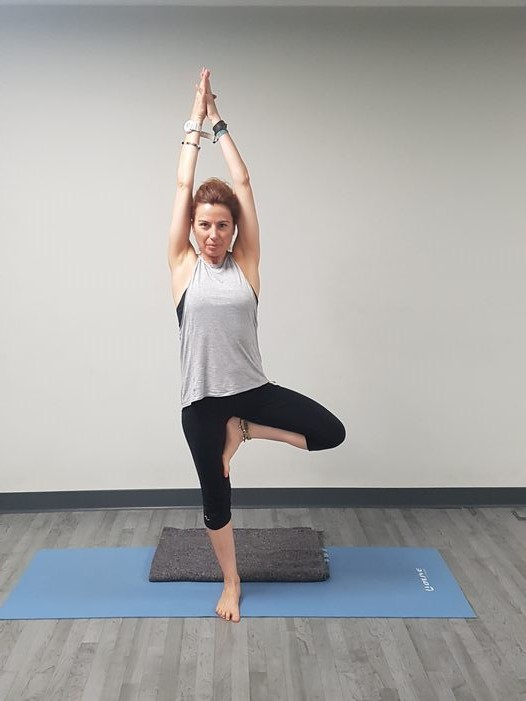
#> input picture OpenPose/images/vrkasana1.jpg, 526 x 701 px
$ python CompareSkeletons.py
#> lines starting #> are read from the running program, lines starting #| are printed output that depends on the picture; after the words box and inside, x2 and y2 are one past the last pixel; in counts of white or black regions, pixels touching at a corner belong together; long printed decimals are rounded
import cv2
import numpy as np

INF = 1000000

POSE_PAIRS_ORIGINAL = [[0, 1], [1, 2], [2, 3], [3, 4], [1, 5], [5, 6], [6, 7], [1, 14], [14, 8], [8, 9], [9, 10], [14, 11], [11, 12], [12, 13]]
# Connected nodes information to check
POSE_PAIRS = [[8, 9], [11, 12], [9, 10], [12, 13], [1, 14], [2, 3], [5, 6], [3, 4], [6, 7], [0, 1]]

# Messages acording to area
messages = {0: "Move your head",
            2: "Move your right elbow",
            3: "Move your right hand",
            5: "Move your left elbow",
            6: "Move your left hand",
            1: "Move your brust",
            8: "Move your right knee",
            9: "Move your right feet",
            11: "Move your left knee",
            12: "Move your left feet"}


def get_angle(p0, p1, p2):
    v0 = np.array(p0) - np.array(p1)
    v1 = np.array(p2) - np.array(p1)
    angle = np.math.atan2(np.linalg.det([v0,v1]),np.dot(v0,v1))
    return np.degrees(angle)

def get_axis(p0, p1, p2):
    v0 = np.array(p0) - np.array(p1)
    v1 = np.array(p2) - np.array(p1)
    v2 = v0 + v1
    return v2[1]/v2[0]

# 0
#points_1 = [(205, 93), (205, 160), (166, 160), (146, 93), (195, 40), (244, 174), (273, 93), (225, 40), (185, 334), (195, 441), (215, 549), (234, 321), (332, 374), (225, 374), (205, 254)]

# Aleix
#points_2 = [(208, 73), (208, 125), (166, 125), (153, 83), (194, 41), (236, 125), (250, 83), (208, 41), (194, 229), (222, 333), (236, 406), (236, 219), (306, 250), (250, 313), (208, 177)]

# 1
#points_1 = [(205, 182), (205, 243), (171, 259), (182, 182), (194, 106), (240, 259), (240, 182), (217, 121), (194, 396), (205, 487), (228, 579), (251, 380), (331, 426), (240, 426), (217, 320)]

# 3
#points_2 = [(146, 110), (146, 165), (124, 187), (139, 110), (139, 66), (176, 176), (169, 110), (154, 66), (139, 286), (146, 374), (154, 451), (176, 275), (235, 319), (169, 308), (154, 231)]

# Aleix1
#points_1 =  [(250, 62), (250, 114), (208, 135), (153, 156), (166, 208), (278, 156), (278, 198), (292, 219), (222, 240), (222, 333), (236, 406), (264, 229), (333, 260), (278, 333), (236, 187)]

# Aleix6
#points_2 =  [(180, 62), (194, 114), (153, 146), (111, 187), (69, 229), (236, 135), (264, 177), (292, 219), (222, 240), (222, 333), (236, 406), (264, 229), (320, 229), (389, 271), (222, 187)]

# Aleix7
points_1 =  [(236, 62), (236, 114), (208, 146), (194, 198), (194, 250), (278, 135), (292, 198), (292, 250), (222, 250), (236, 323), (236, 406), (264, 250), (264, 323), (278, 406), (250, 198)]

# Aleix9
#points_2 =  [(264, 73), (250, 114), (222, 135), (194, 198), (194, 250), (278, 146), (292, 198), (292, 250), (222, 250), (236, 323), (236, 406), (264, 250), (264, 323), (278, 406), (250, 198)]

# Aleix10
points_2 =  [(166, 52), (180, 104), (153, 135), (125, 198), (97, 250), (222, 135), (250, 177), (292, 229), (208, 240), (222, 333), (236, 417), (250, 229), (306, 281), (375, 333), (208, 187)]


# Aleix19
#points_1 =  [(236, 62), (236, 114), (208, 135), (166, 166), (139, 219), (278, 146), (306, 198), (306, 250), (222, 250), (236, 333), (236, 406), (264, 250), (264, 323), (278, 406), (250, 198)]
# Aleix20
#points_2 =  [(236, 62), (236, 114), (208, 146), (166, 177), (180, 219), (278, 146), (306, 198), (306, 250), (222, 250), (236, 323), (236, 406), (264, 250), (264, 323), (278, 406), (250, 198)]


frame = cv2.imread("./images/vrkasana1.jpg")
#> frame is the input picture: shape (701, 526, 3); mean B, G, R 165.3, 166.6, 167
frameCopy = np.copy(frame)
frameWidth = frame.shape[1]
#> frameWidth = 526
frameHeight = frame.shape[0]
#> frameHeight = 701
threshold = 0.1
cv2.circle(frame, (200,300), 600, (255, 255, 255), thickness=-1, lineType=cv2.FILLED)
#> frame: shape (701, 526, 3); every value is 255

corrections = {}
directions = {}
worst = []

# Calculate diferences in inclination for all connections
for pair in POSE_PAIRS:
    partA = pair[0]
    partB = pair[1]

    if points_1[partA] and points_1[partB] and points_2[partA] and points_2[partB]:

        # Calculate inclinations
        deltaY_1 = (points_1[partA][0] - points_1[partB][0])
        if (abs(deltaY_1) > 0.0000005) :
            incl_1 = (points_1[partA][1] - points_1[partB][1]) / deltaY_1
        else:
            incl_1 = INF
        deltaY_2 = (points_2[partA][0] - points_2[partB][0])
        if (abs(deltaY_2) > 0.0000005) :
            incl_2 = (points_2[partA][1] - points_2[partB][1]) / deltaY_2
        else:
            incl_2 = INF

        if (incl_1 != 0):
            diff = abs((incl_1 - incl_2)/incl_1)
        else:
            diff = abs(incl_1 - incl_2)

        # See if the segments are too different
        if partA == 8 or partA == 11:
            thr = 0.7
        else:
            thr = 0.5
        if diff > thr:
            print("Massa diferent en el punt ", partA, " : ", partB )
            corrections[partA] = 1

            # In which direction should be corrected?
            if (partA, partB) == (0,1) or (partA, partB) == (1,14):
                # pivota respecte a B
                p0 = np.array([points_1[partA][0], points_1[partA][1]])
                p1 = np.array([points_1[partB][0], points_1[partB][1]])
                p2 = np.array([points_2[partA][0], points_2[partA][1]])
                p3 = np.array([points_2[partB][0], points_2[partB][1]])

                v0 = p0 - p1
                v1 = p2 - p3
                v2 = v0 + v1

                a = abs(np.math.atan2(np.linalg.det([v0,v1]),np.dot(v0,v1)))
                worst.append((a, partA))

                if abs(v2[1]/v2[0]) < 1: # Verticals - inclements en les Y
                    if p0[1] - p1[1] - p2[1] + p3[1] < 0:
                        directions[partA] = "higher."
                    else:
                        directions[partA] = "lower."
                else: # Horitzontals - increments en les X
                    if p0[0] - p1[0] - p2[0] + p3[0] < 0:
                        directions[partA] = "to the right."
                    else:
                        directions[partA] = "to the left."

            else:
                # pivota respecte a A
                p0 = np.array([points_1[partB][0], points_1[partB][1]])
                p1 = np.array([points_1[partA][0], points_1[partA][1]])
                p2 = np.array([points_2[partB][0], points_2[partB][1]])
                p3 = np.array([points_2[partA][0], points_2[partA][1]])

                #a = get_angle(p0, p1, p2)
                #print("Angle entre ", partA, " y ", partB, " es ", a)
                #print("La incl interna mitja es ", get_axis(p0, p1, p2))
                v0 = p0 - p1
                v1 = p2 - p3
                v2 = v0 + v1

                a = abs(np.math.atan2(np.linalg.det([v0,v1]),np.dot(v0,v1)))
                worst.append((a, partA))

                if abs(v2[1]/v2[0]) < 1: # Verticals
                    if p0[1] - p1[1] - p2[1] + p3[1] < 0:
                        directions[partA] = "higher."
                    else:
                        directions[partA] = "lower."
                else: # Horitzontals
                    if p0[0] - p1[0] - p2[0] + p3[0] < 0:
                        directions[partA] = "to the right."
                    else:
                        directions[partA] = "to the left."


        else:
            corrections[partA] = 0


        # PRINT CHIVATO #
        pA0 = points_1[partA][0] + points_2[14][0] - points_1[14][0]
        pA1 = points_1[partA][1] + points_2[14][1] - points_1[14][1]
        pB0 = points_1[partB][0] + points_2[14][0] - points_1[14][0]
        pB1 = points_1[partB][1] + points_2[14][1] - points_1[14][1]

        cv2.line(frame, (pA0, pA1), (pB0, pB1), (200, 80, 80), 2)
        cv2.circle(frame, (pA0, pA1), 8, (255, 0, 0), thickness=-1, lineType=cv2.FILLED)

        cv2.line(frame, points_2[partA], points_2[partB], (40, 200, 40), 2)
        cv2.circle(frame, points_2[partA], 8, (0, 255, 0), thickness=-1, lineType=cv2.FILLED)
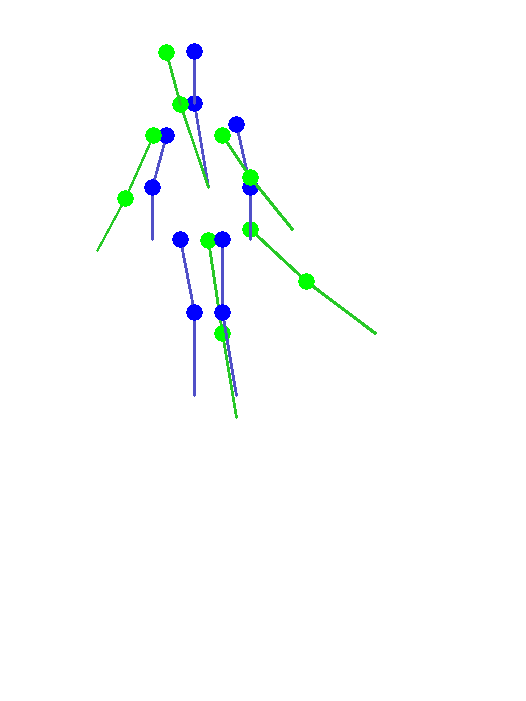
#> frame: shape (701, 526, 3); mean B, G, R 252.4, 252.6, 250.5
#> after the loop, corrections = 10 items; directions = {11: 'to the right.', 9: 'to the right.', 12: 'to the right.', 1: 'to the left.', 5: 'to the right.', 3: 'to the left.', 6: 'to the right.', 0: 'to the left.'}; worst = [(0.822, 11), (0.165, 9), (0.758, 12), (0.16, 1), (0.369, 5), (0.494, 3), (0.679, 6), (0.263, 0)]


cv2.imshow('Output-Skeleton', frame)
cv2.imwrite('Output-Skeleton-C.jpg', frame)

cv2.waitKey(1)

worst.sort()
print(worst)
#| [(0.1602, 1), (0.1651, 9), (0.263, 0), (0.3693, 5), (0.4939, 3), (0.6794, 6), (0.7579, 12), (0.8224, 11)]
print(messages[worst[-1][1]], directions[worst[-1][1]])
#| Move your left knee to the right.

# [4 lines of commented-out code are left out]


$ run again, with OpenPose/images/vrkasana2.jpg copied over OpenPose/images/vrkasana1.jpg
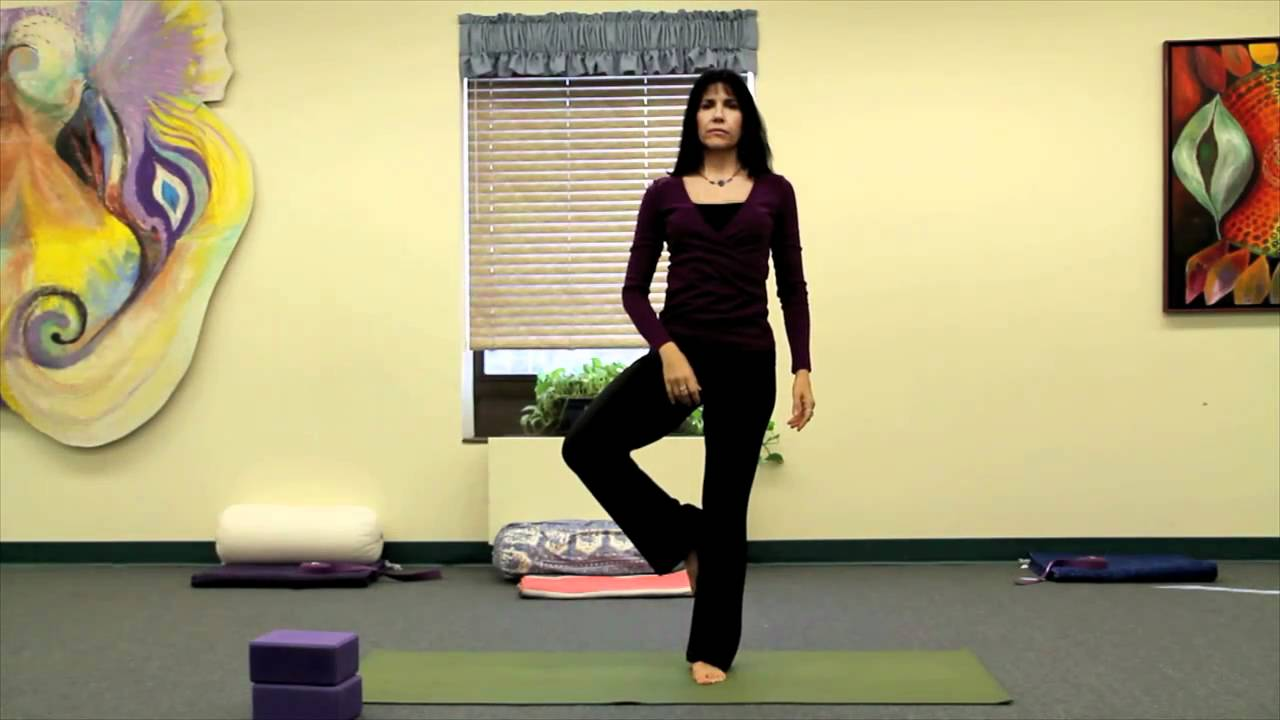
#> input picture OpenPose/images/vrkasana2.jpg, 1280 x 720 px
#> frame is the input picture: shape (720, 1280, 3); mean B, G, R 121.4, 159.2, 167.8
#> `cv2.circle(frame, (200,300), 600, (255, 255, 255), thickness=-1, lineT..`:
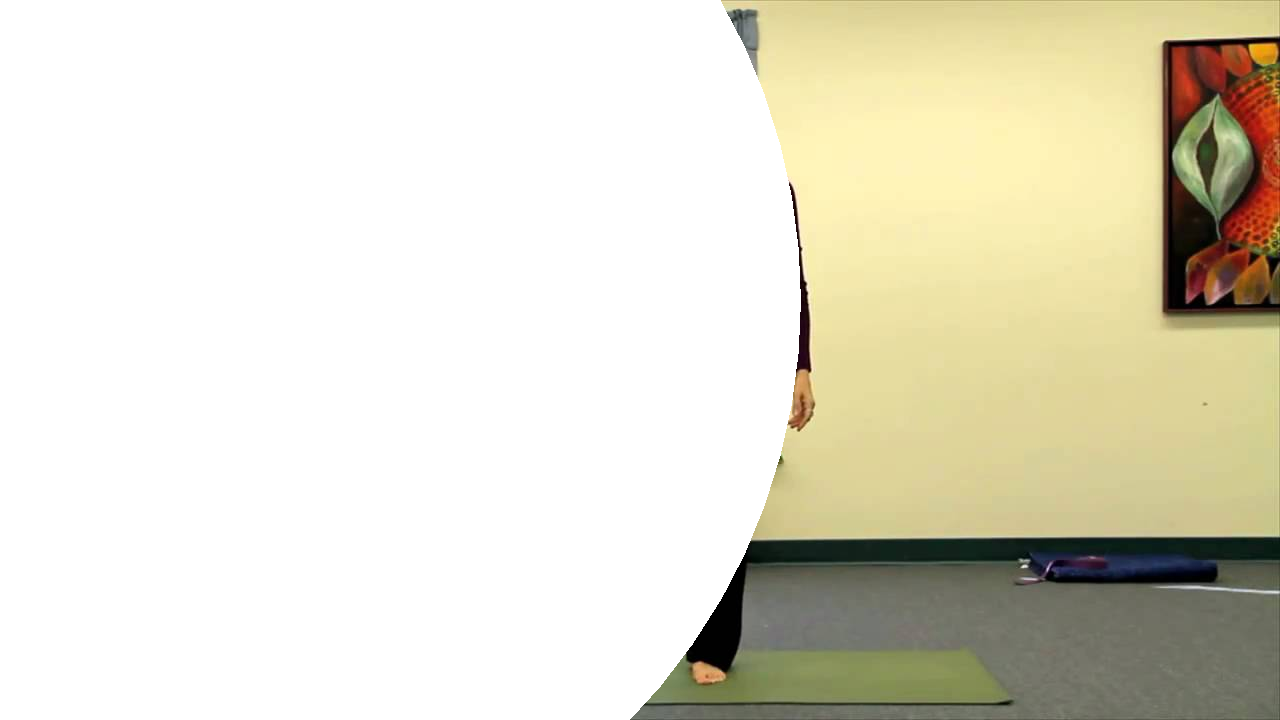
#> frame: shape (720, 1280, 3); mean B, G, R 203.6, 221.2, 224.9
#> after the loop `for pair in POSE_PAIRS:`:
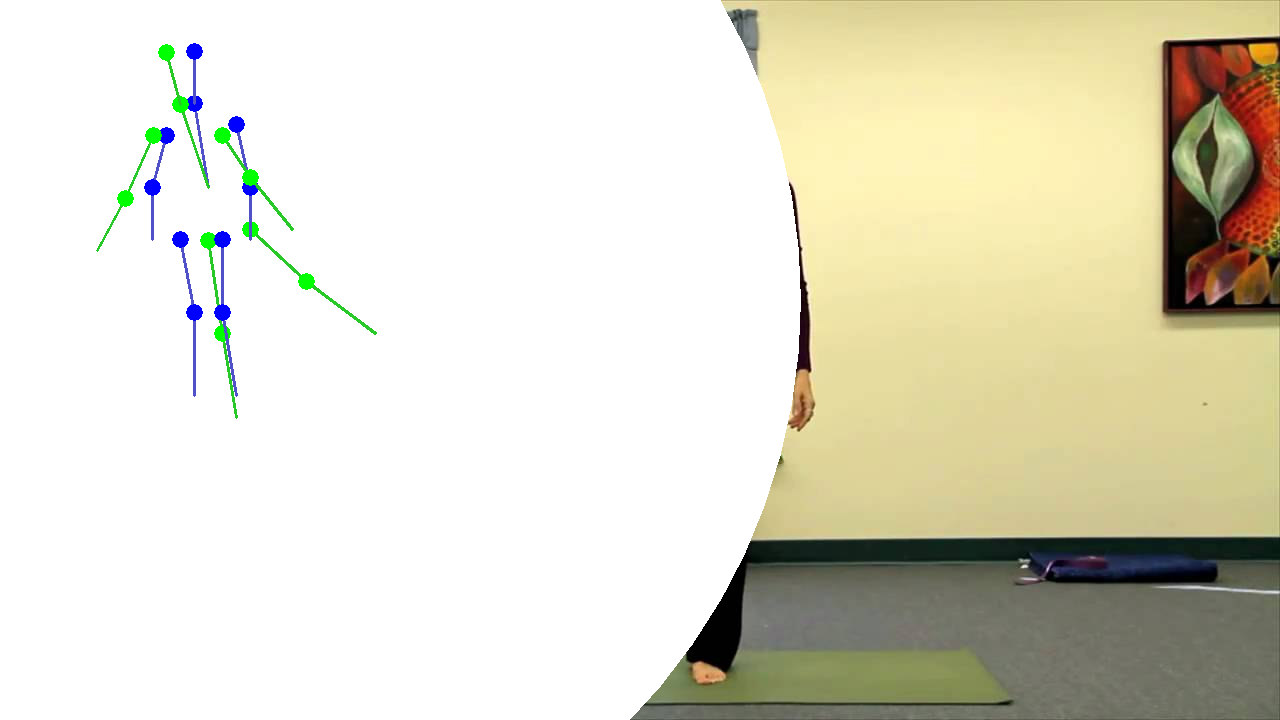
#> frame: shape (720, 1280, 3); 0.8% of pixels changed, all inside (x1, y1, x2, y2) = (96, 43, 377, 419)
#> after the loop `for pair in POSE_PAIRS:`: corrections = 10 items; directions = {11: 'to the right.', 9: 'to the right.', 12: 'to the right.', 1: 'to the left.', 5: 'to the right.', 3: 'to the left.', 6: 'to the right.', 0: 'to the left.'}; worst = [(0.822, 11), (0.165, 9), (0.758, 12), (0.16, 1), (0.369, 5), (0.494, 3), (0.679, 6), (0.263, 0)]
#| [(0.1602, 1), (0.1651, 9), (0.263, 0), (0.3693, 5), (0.4939, 3), (0.6794, 6), (0.7579, 12), (0.8224, 11)]
#| Move your left knee to the right.

$ run again, with OpenPose/images/squats.jpg copied over OpenPose/images/vrkasana1.jpg
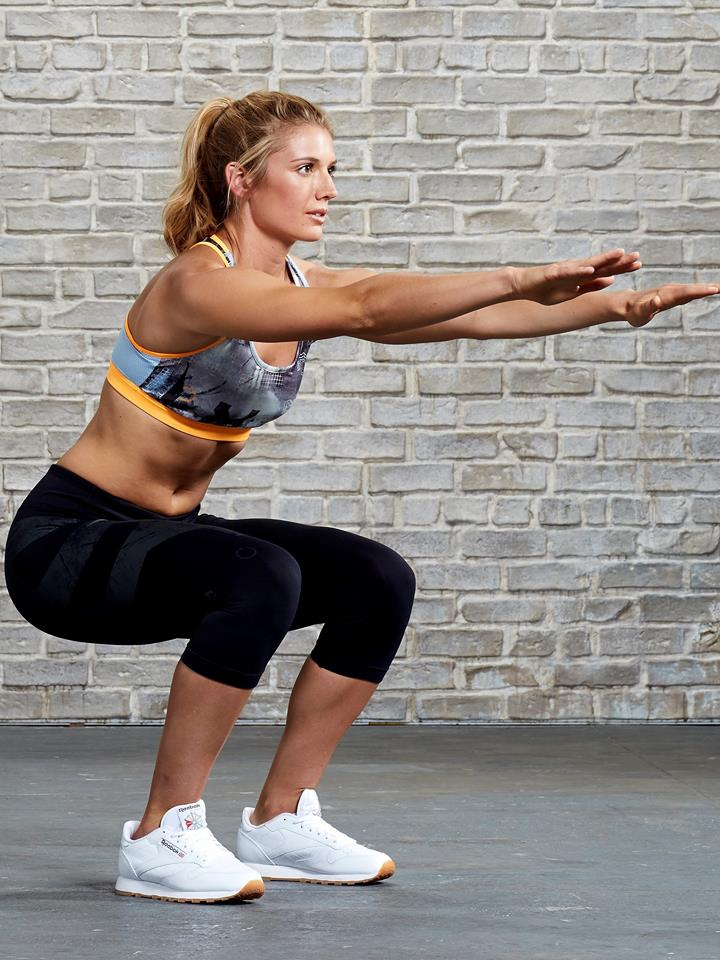
#> input picture OpenPose/images/squats.jpg, 720 x 960 px
#> frame is the input picture: shape (960, 720, 3); mean B, G, R 134.7, 138.9, 145.5
#> `cv2.circle(frame, (200,300), 600, (255, 255, 255), thickness=-1, lineT..`:
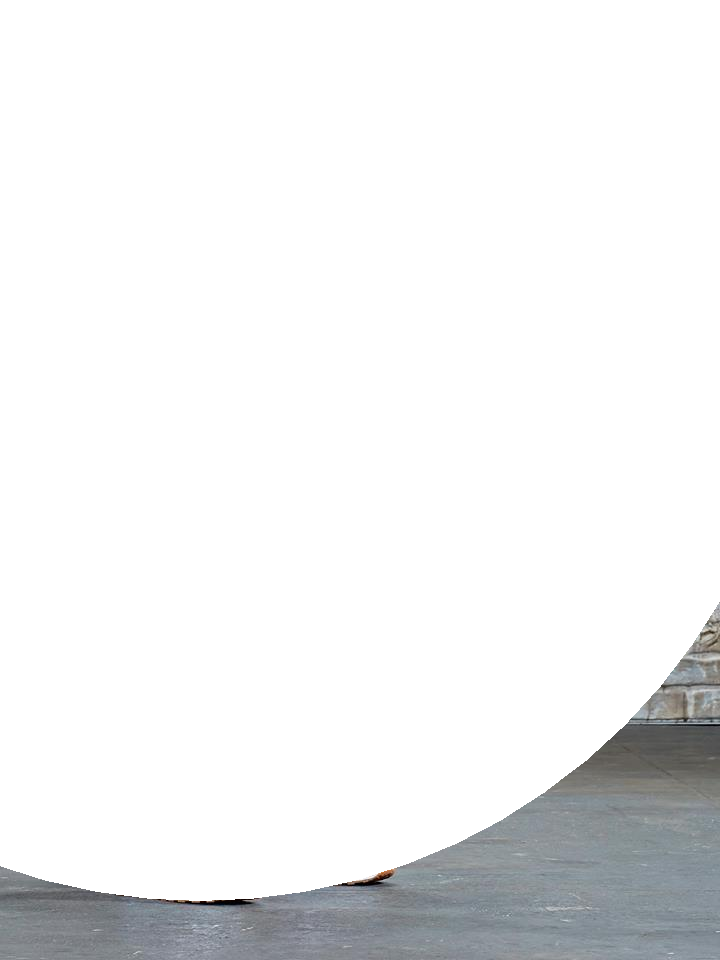
#> frame: shape (960, 720, 3); mean B, G, R 240, 239.4, 238.7
#> after the loop `for pair in POSE_PAIRS:`:
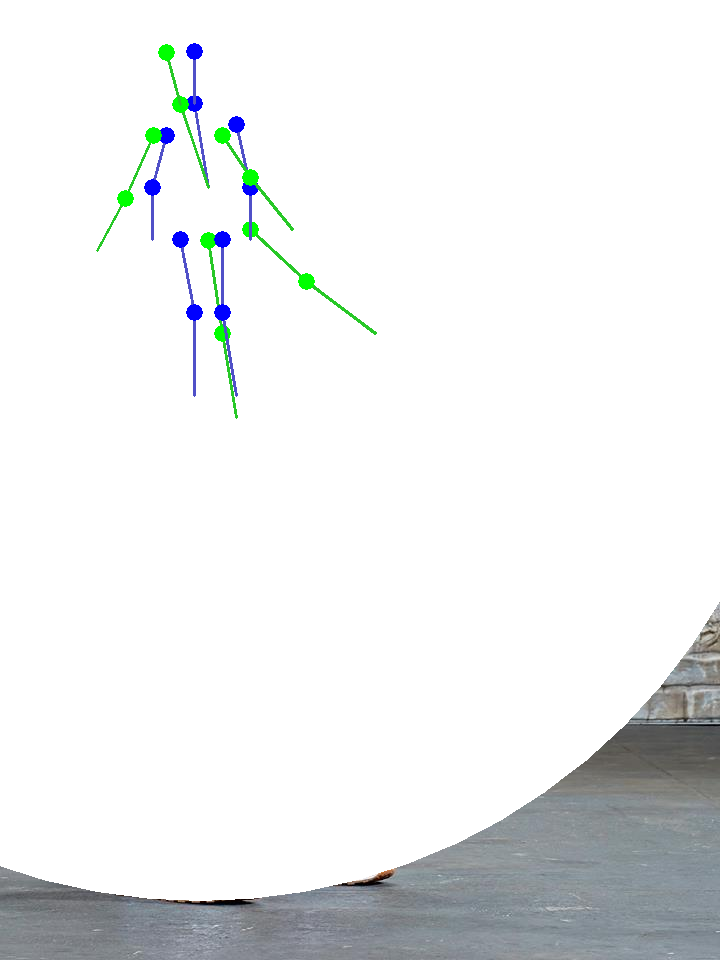
#> frame: shape (960, 720, 3); 1.06% of pixels changed, all inside (x1, y1, x2, y2) = (96, 43, 377, 419)
#> after the loop `for pair in POSE_PAIRS:`: corrections = 10 items; directions = {11: 'to the right.', 9: 'to the right.', 12: 'to the right.', 1: 'to the left.', 5: 'to the right.', 3: 'to the left.', 6: 'to the right.', 0: 'to the left.'}; worst = [(0.822, 11), (0.165, 9), (0.758, 12), (0.16, 1), (0.369, 5), (0.494, 3), (0.679, 6), (0.263, 0)]
#| [(0.1602, 1), (0.1651, 9), (0.263, 0), (0.3693, 5), (0.4939, 3), (0.6794, 6), (0.7579, 12), (0.8224, 11)]
#| Move your left knee to the right.
